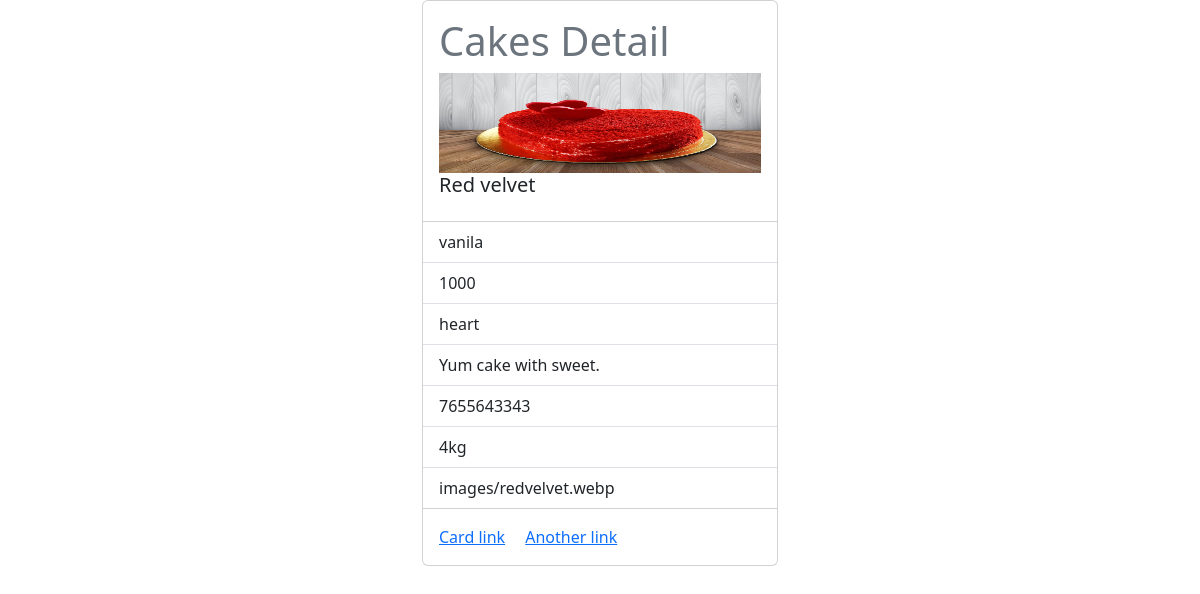
The app's page /cakess/4/ with its own data.
### myapp/models.py (models this page shows, shortened)
class Cake(models.Model):
    name=models.CharField(max_length=200)
    flavour=models.CharField(max_length=300)
    prize=models.PositiveIntegerField()
    shape=models.CharField(max_length=200)
    description=models.CharField(max_length=500)
    number=models.CharField(max_length=200,unique=True)
    weight=models.CharField(max_length=200)
    cake_image=models.ImageField(upload_to="images",null=True,blank=True)

### myapp/views.py (the view)
# urls.py: path('cakess/<int:pk>/',views.CakeDetailsView.as_view(),name="cake-details"),
class CakeDetailsView(View):
    def get(self,request,*args,**kwargs):
        id=kwargs.get('pk')
        qs=Cake.objects.get(id=id)
        return render(request,"cake-details.html",{"cake":qs})

### myapp/templates/cake-details.html (shortened to what this page needs)
<!DOCTYPE html>
<html lang="en">
<head>
    <link href="https://cdn.jsdelivr.net/npm/bootstrap@5.3.0-alpha1/dist/css/bootstrap.min.css" rel="stylesheet">
</head>
<body>
  <div class="container">
    <div class="row">
        <div class="col-4"></div>
        <div class="col-4">
            <div class="card" style="width: 100%">
                <div class="card-body">
                  <h1 class="text-secondary">Cakes Detail</h1>
                  {% if cake.cake_image %}
                        <td>
                            <img src="{{cake.cake_image.url}}" alt="" width="100%" height="100px">
                        </td>
                   {% endif %}
                  <h5 class="card-title">{{cake.name}}</h5>
                </div>
                <ul class="list-group list-group-flush">
                  <li class="list-group-item">{{cake.flavour}}</li>
                  <li class="list-group-item">{{cake.prize}}</li>
                  <li class="list-group-item">{{cake.shape}}</li>
                  <li class="list-group-item">{{cake.description}}</li>
                  <li class="list-group-item">{{cake.number}}</li>
                  <li class="list-group-item">{{cake.weight}}</li>
                  <li class="list-group-item">{{cake.cake_image}}</li>
                </ul>
                <div class="card-body">
                  <a href="#" class="card-link">Card link</a>
                  <a href="#" class="card-link">Another link</a>
                </div>
              </div>
        </div>
        <div class="col-4"></div>
    </div>
</div>
</body>
</html>

### records on screen
Cake: cake_image (picture), name "Red velvet", flavour "vanila", prize "1000", shape "heart", description "Yum cake with sweet.", number "7655643343", weight "4kg", cake_image "images/redvelvet.webp"
